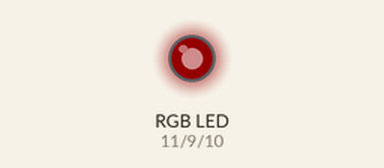
A sketch run on a simulated Arduino Uno, built with avr-gcc and run on an emulated ATmega328P. Shown: an RGB LED mixed from three pins (HIGH = lit). Dim RGB values are drawn brighter than linear.

Above: at 0.05 s.
At 0.4 s:
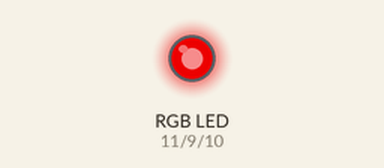
At 0.75 s:
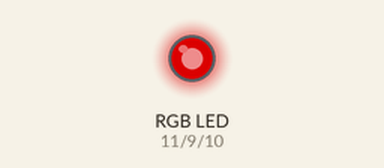
At 1.5 s:
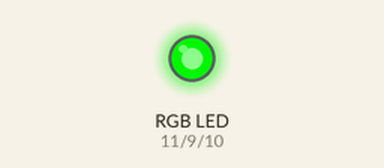
At 2.35 s:
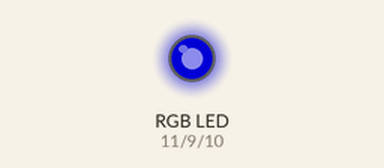
At 3.0 s:
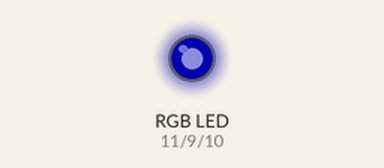
Timing chart, 0 to 7.2 s (numbered marks = the images above):
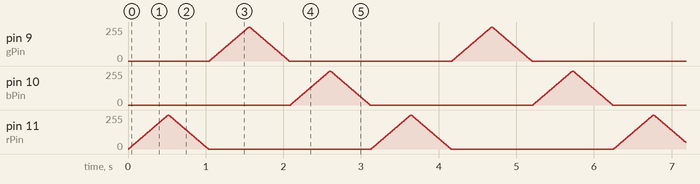

The sketch:

rgb-fading.ino
```cpp
/*
  RGB fading
  Modified from the following example.
  http://arduino.cc/en/Tutorial/Fading
 */

int rPin = 11; // red
int gPin = 9;  // green
int bPin = 10; // blue

void setup() {
  //Serial.begin(9600);
}

void loop() {

  fading(rPin); // red
  fading(gPin); // green
  fading(bPin); // blue
}

void fading(int ledPin)
{
  // fade in from min to max in increments of 5 points:
  for (int fadeValue = 0; fadeValue <= 255; fadeValue += 5) {
    analogWrite(ledPin, fadeValue); // sets the value (range from 0 to 255):
    delay(10);                      // wait for 10 milliseconds to see the dimming effect
  }

  // fade out from max to min in increments of 5 points:
  for (int fadeValue = 255; fadeValue >= 0; fadeValue -= 5) {
    analogWrite(ledPin, fadeValue); // sets the value (range from 0 to 255):
    delay(10);                      // wait for 10 milliseconds to see the dimming effect
  }
}
```
